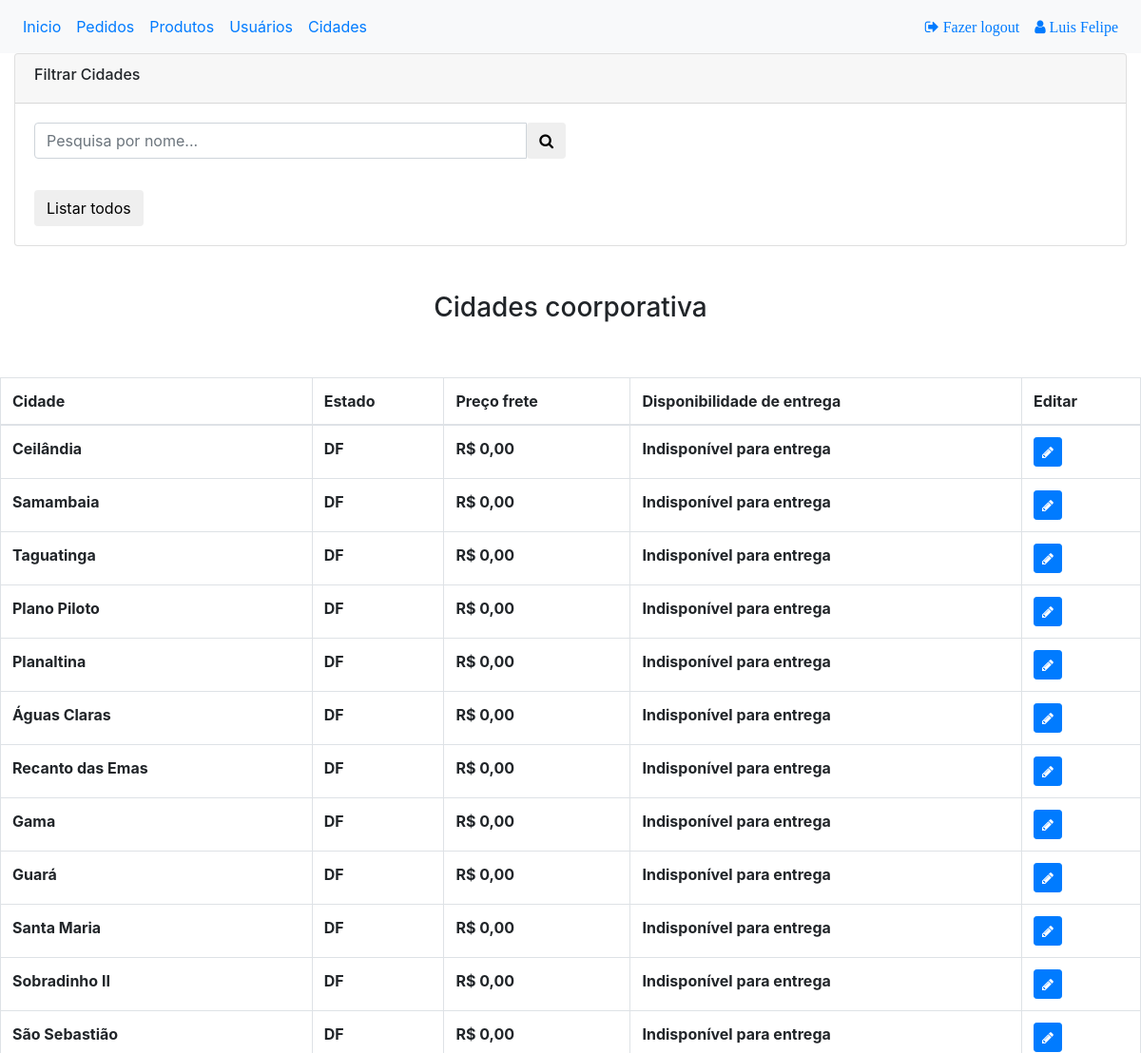
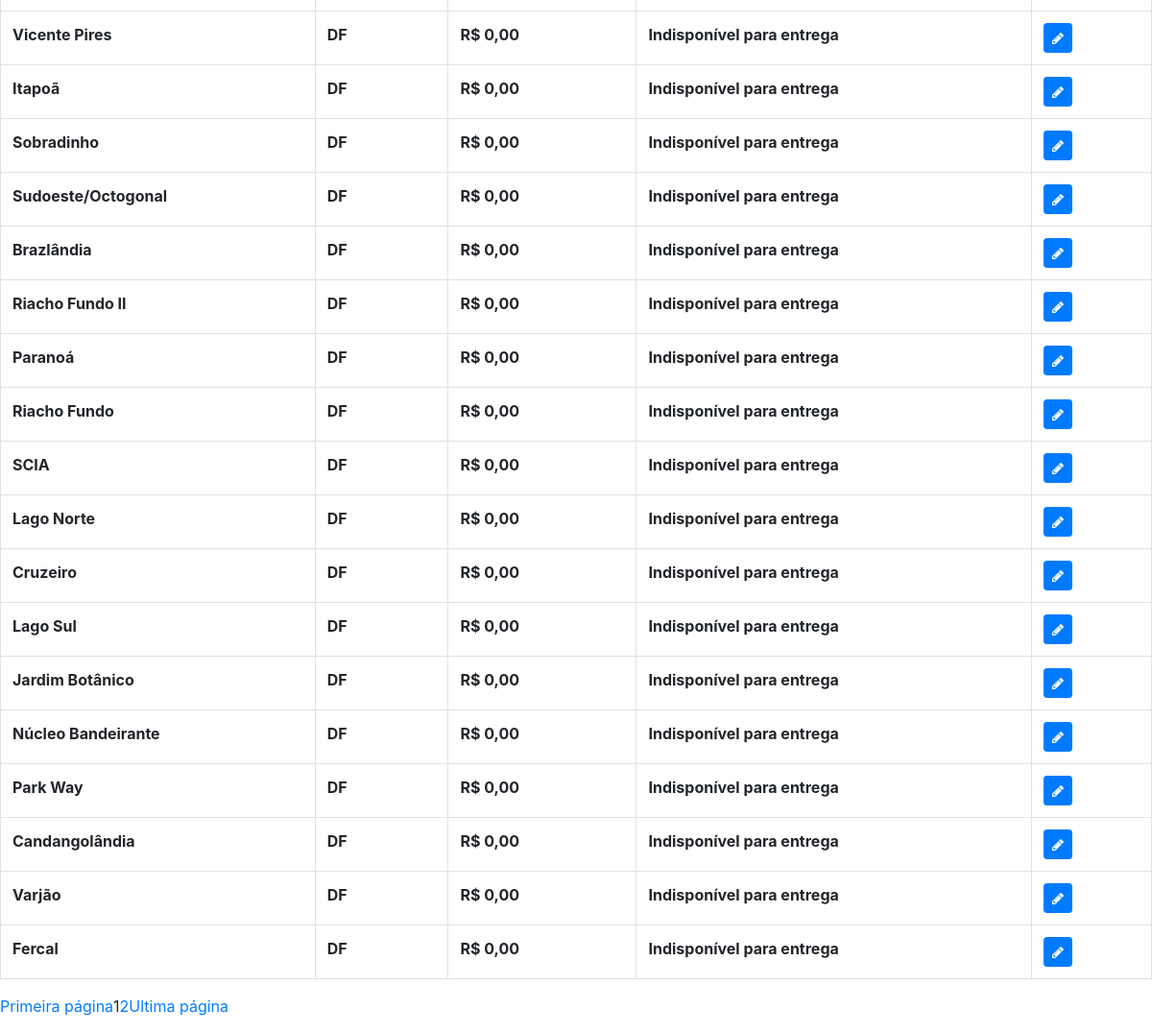
Page /adm/cidades.php (signed in) on the committed database (2 pictures, top to bottom).
### tables this page shows
create table cidade(
      idCidade int auto_increment not null primary key,
      estado int,
      nomeCidade varchar(50),
      precoFrete float,
      entrega boolean default 0
  );

create table estado(
      idEstado int auto_increment not null primary key,
      ufEstado varchar(2),
      nomeEstado varchar(35)
  );

### adm/cidades.php (the view, shortened to what this page needs)
<?php
include '../BD/.conecta.php';
mysqli_set_charset($conn, 'utf8');
$pagina = (isset($_GET['pagina'])) ? $_GET['pagina'] : 1;
$pesquisaCidades = "SELECT nomeProduto from produto p order by p.nomeProduto";
$Cidades = mysqli_query($conn, $pesquisaCidades);
$totalCidades = mysqli_num_rows($Cidades);
$quantidade_pg = 30;
$num_pagina = ceil($totalCidades / $quantidade_pg);
$incio = ($quantidade_pg * $pagina) - $quantidade_pg;
if (!isset($_POST['termo'])) {
    $pesquisaCidades = "SELECT idCidade , nomeCidade,precoFrete ,entrega, ufEstado FROM cidade c INNER JOIN estado e on c.estado = e.idEstado
       limit $incio, $quantidade_pg";
} else {
    $pesquisa = $_POST["termo"];
    $pesquisaCidades = "SELECT idCidade , nomeCidade,precoFrete ,entrega, ufEstado FROM cidade c INNER JOIN estado e on c.estado = e.idEstado
        WHERE c.nomeCidade LIKE '%" . $pesquisa . "%'";
}
$resultadoCidades = mysqli_query($conn, $pesquisaCidades);
?>
<!DOCTYPE html>
<html lang="pt-br">
<head>
    <link rel="stylesheet" href="https://cdnjs.cloudflare.com/ajax/libs/font-awesome/4.7.0/css/font-awesome.min.css">
    <link rel="stylesheet" href="https://stackpath.bootstrapcdn.com/bootstrap/4.1.3/css/bootstrap.min.css">
</head>
<body>
    <nav class="navbar navbar-expand-sm bg-light">
        <ul class="navbar-nav">
            <li class="nav-item">
                <a class="nav-link" href="home.php">Inicio</a>
            </li>
            <li class="nav-item">
                <a class="nav-link" href="pedido.php">Pedidos</a>
            </li>
            <li class="nav-item">
                <a class="nav-link" href="produto.php">Produtos</a>
            </li>
            <li class="nav-item">
                <a class="nav-link" href="usuario.php">Usuários</a>
            </li>
            <li class="nav-item">
                <a class="nav-link" href="cidades.php">Cidades</a>
            </li>
        </ul>
        <ul class="navbar-nav ml-auto">
            <li class="nav-item">
                <a class="nav-link" href="../sair.php">
                    <i class="fa fa-sign-out"> Fazer logout</i>
                </a>
            </li>
            <li class="nav-item">
                <a class="nav-link" href="#">
                    <i class="fa fa-user"> <?php echo $_SESSION["nomeAdministrador"] ?></i>
                </a>
            </li>
        </ul>
    </nav>
    <div class="col-sm-12">
        <div class="card">
            <article class="card-group-item">
                <header class="card-header">
                    <h6 class="title">Filtrar Cidades </h6>
                </header>
                <div class="filter-content">
                    <div class="card-body">
                        <div class="form-row">
                            <div class="form-group col-md-6">
                                <form method="POST" action="cidades.php" class="search nav-form">
                                    <div class="input-group input-search">
                                        <input type="text" class="form-control" name="termo" id="q" placeholder="Pesquisa por nome...">
                                        <span class="input-group-btn">
                                            <button class="btn btn-default" type="submit"><i class="fa fa-search"></i></button>
                                        </span>
                                    </div>
                                </form>
                            </div>
                            <div class="form-group col-md-12 text-right">
                            </div>
                            <form method="POST" action="cidades.php" class="col-md-6 search nav-form">
                                <div class="input-group input-search">
                                    <span class="input-group-btn">
                                        <button class="btn btn-default" type="submit"> Listar todos</button>
                                    </span>
                                </div>
                            </form>
                        </div>
                    </div>
                </div>
            </article>
        </div>
    </div>
    <br><br>
    <h3 class="text-center"> Cidades coorporativa </h3>
    <br><br>
    <table class="table table-bordered">
        <thead>
            <tr>
                <th>Cidade</th>
                <th> Estado</th>
                <th> Preço frete</th>
                <th> Disponibilidade de entrega</th>
                <th> Editar</th>
            </tr>
        </thead>
        <tbody>
            <?php
            while ($row = mysqli_fetch_assoc($resultadoCidades)) { ?>
                <tr>
                    <th> <?php echo $row["nomeCidade"] ?> </th>
                    <th> <?php echo $row["ufEstado"] ?> </th>
                    <th> R$ <?php echo number_format($row["precoFrete"], 2, ",", "."); ?> </th>
                    <?php if ($row["entrega"] == 1) { ?>
                        <th> Disponível para entrega</th>
                    <?php } else { ?>
                        <th> Indisponível para entrega</th>
                    <?php } ?>
                    <th>
                        <a href="#edicao<?php echo $row["idCidade"] ?>" data-toggle="modal"><button type='button' class='btn btn-primary btn-sm'><i class="fa fa-pencil"></i> </button></a>
                    </th>
                <?php } ?>
                </tr>
        </tbody>
    </table>
    <?php
    $result_log = "SELECT * from cidade";
    $Usuarios = mysqli_query($conn, $result_log);
    $totalUsuarios = mysqli_num_rows($Usuarios);
    $limitador = 1;
    if ($totalUsuarios > $quantidade_pg && $totalUsuarios > 0) { ?>
        <nav class="text-center">
            <ul class="pagination">
                <li><a href="cidades.php?pagina=1"> Primeira página </a></li>
                <li class="active"> <span><?php echo $pagina; ?></span></li>
                <?php
                for ($i = $pagina + 1; $i <= $pagina + $limitador; $i++) {
                    if ($i <= $num_pagina) { ?>
                        <li><a href="cidades.php?pagina=<?php echo $i; ?>"> <?php echo $i; ?></a></li>
                <?php }
                }
                ?>
                <li><a href="cidades.php?pagina=<?php echo $num_pagina; ?>"> <span aria-hidden="true"> Ultima página </span></a></li>
            <?php } ?>
            </ul>
        </nav>
</body>
</html>

### rows in the picture
cidade: nomeCidade "Ceilândia", estado.ufEstado "DF", precoFrete "0,00", entrega "Indisponível para entrega"
cidade: nomeCidade "Samambaia", estado.ufEstado "DF", precoFrete "0,00", entrega "Indisponível para entrega"
cidade: nomeCidade "Taguatinga", estado.ufEstado "DF", precoFrete "0,00", entrega "Indisponível para entrega"
cidade: nomeCidade "Plano Piloto", estado.ufEstado "DF", precoFrete "0,00", entrega "Indisponível para entrega"
cidade: nomeCidade "Planaltina", estado.ufEstado "DF", precoFrete "0,00", entrega "Indisponível para entrega"
cidade: nomeCidade "Águas Claras", estado.ufEstado "DF", precoFrete "0,00", entrega "Indisponível para entrega"
cidade: nomeCidade "Recanto das Emas", estado.ufEstado "DF", precoFrete "0,00", entrega "Indisponível para entrega"
cidade: nomeCidade "Gama", estado.ufEstado "DF", precoFrete "0,00", entrega "Indisponível para entrega"
cidade: nomeCidade "Guará", estado.ufEstado "DF", precoFrete "0,00", entrega "Indisponível para entrega"
cidade: nomeCidade "Santa Maria", estado.ufEstado "DF", precoFrete "0,00", entrega "Indisponível para entrega"
cidade: nomeCidade "Sobradinho II", estado.ufEstado "DF", precoFrete "0,00", entrega "Indisponível para entrega"
cidade: nomeCidade "São Sebastião", estado.ufEstado "DF", precoFrete "0,00", entrega "Indisponível para entrega"
cidade: nomeCidade "Vicente Pires", estado.ufEstado "DF", precoFrete "0,00", entrega "Indisponível para entrega"
cidade: nomeCidade "Itapoã", estado.ufEstado "DF", precoFrete "0,00", entrega "Indisponível para entrega"
cidade: nomeCidade "Sobradinho", estado.ufEstado "DF", precoFrete "0,00", entrega "Indisponível para entrega"
cidade: nomeCidade "Sudoeste/Octogonal", estado.ufEstado "DF", precoFrete "0,00", entrega "Indisponível para entrega"
cidade: nomeCidade "Brazlândia", estado.ufEstado "DF", precoFrete "0,00", entrega "Indisponível para entrega"
cidade: nomeCidade "Riacho Fundo II", estado.ufEstado "DF", precoFrete "0,00", entrega "Indisponível para entrega"
cidade: nomeCidade "Paranoá", estado.ufEstado "DF", precoFrete "0,00", entrega "Indisponível para entrega"
cidade: nomeCidade "Riacho Fundo", estado.ufEstado "DF", precoFrete "0,00", entrega "Indisponível para entrega"
cidade: nomeCidade "SCIA", estado.ufEstado "DF", precoFrete "0,00", entrega "Indisponível para entrega"
cidade: nomeCidade "Lago Norte", estado.ufEstado "DF", precoFrete "0,00", entrega "Indisponível para entrega"
cidade: nomeCidade "Cruzeiro", estado.ufEstado "DF", precoFrete "0,00", entrega "Indisponível para entrega"
cidade: nomeCidade "Lago Sul", estado.ufEstado "DF", precoFrete "0,00", entrega "Indisponível para entrega"
cidade: nomeCidade "Jardim Botânico", estado.ufEstado "DF", precoFrete "0,00", entrega "Indisponível para entrega"
cidade: nomeCidade "Núcleo Bandeirante", estado.ufEstado "DF", precoFrete "0,00", entrega "Indisponível para entrega"
cidade: nomeCidade "Park Way", estado.ufEstado "DF", precoFrete "0,00", entrega "Indisponível para entrega"
cidade: nomeCidade "Candangolândia", estado.ufEstado "DF", precoFrete "0,00", entrega "Indisponível para entrega"
cidade: nomeCidade "Varjão", estado.ufEstado "DF", precoFrete "0,00", entrega "Indisponível para entrega"
cidade: nomeCidade "Fercal", estado.ufEstado "DF", precoFrete "0,00", entrega "Indisponível para entrega"

### other values in the picture
$_SESSION["nomeAdministrador"] "Luis Felipe"
$pagina "1"
